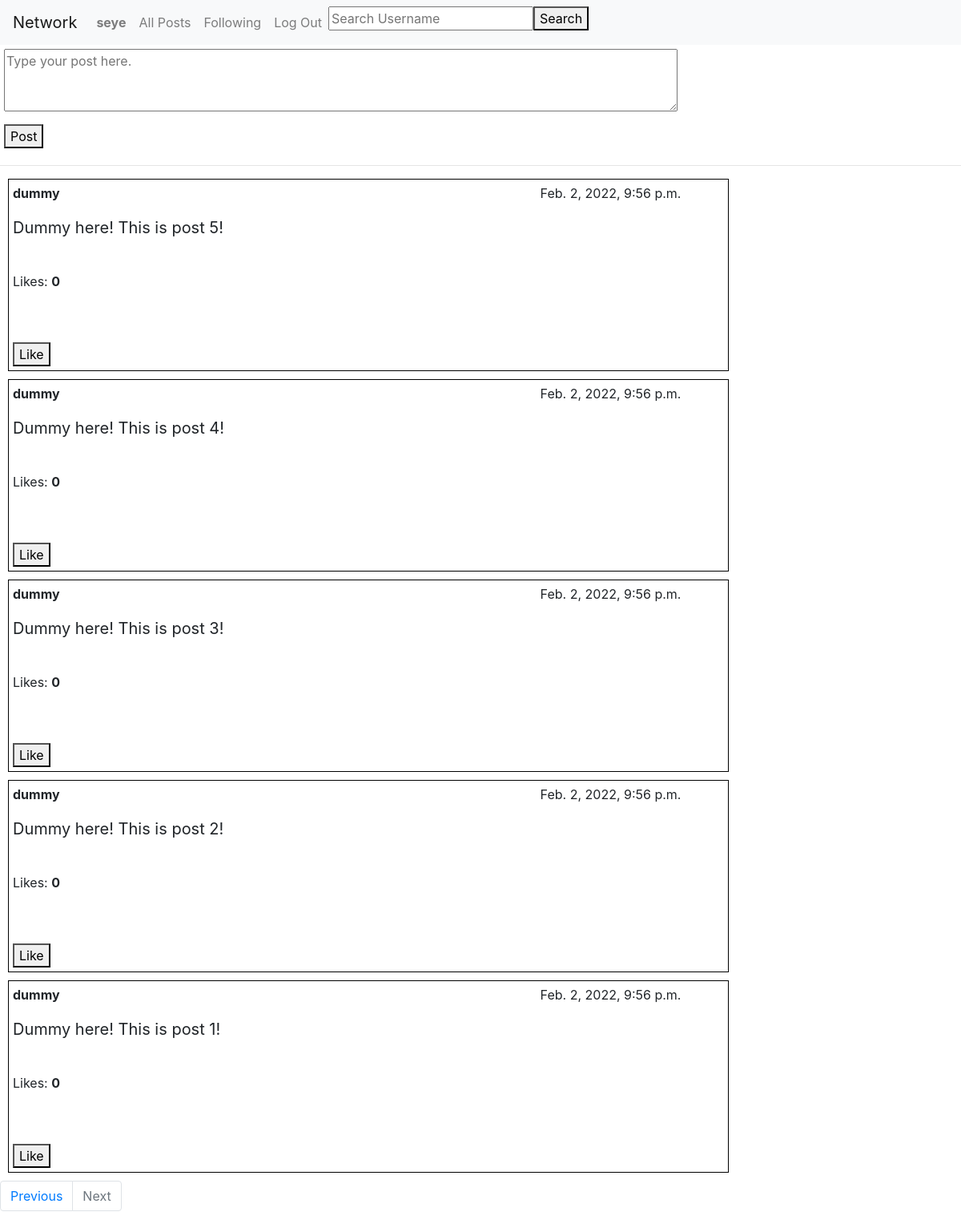
Page /?page=2 (signed in) on the committed database.
### network/models.py (models this page shows, shortened)
class User(AbstractUser):
    followers=IntegerField(default=0)
    following=IntegerField(default=0)

class Post(Model):
    username=CharField(max_length=200, null=True)
    content=TextField(null=True)
    date=DateTimeField(null=True, auto_now_add=True)
    like=IntegerField(default=0)

### network/views.py (the view, shortened to what this page needs)
# urls.py: path("", views.index, name="index"),
def index(request):
    if request.method=='POST':
        new_post=Post(username=request.user.username, content=request.POST['post_content'])
        new_post.save()
        return HttpResponseRedirect(reverse('network:index'))
    liked_data=Like.objects.all()
    if request.user.username in liked_data.values_list('user', flat=True):
        user_likes=Like.objects.filter(user=request.user.username)
        post=Post.objects.filter().order_by('-date')
        paginator = Paginator(post, 10)
        page_num = request.GET.get('page')
        page_item = paginator.get_page(page_num)
        return render(request, "network/index.html", {
        'post':page_item,
        'liked_posts':user_likes.values_list('post', flat=True)
        })

### network/templates/network/index.html (shortened to what this page needs)
{% extends "network/layout.html" %}
{% block body %}
<form class="" action="{%url 'network:index'%}" method="post">
  <div class="" style='margin:5px;'>
    <textarea name="post_content" rows="3" cols="80" placeholder="Type your post here."></textarea>
  </div>
  <button style='margin:5px;' type="submit" name="button">Post</button>
</form>
<hr>
{%for item in post%}
<div class="post" style='border: solid 1px black;margin: 10px; width:900px; padding:5px;'>
  <div class="" style="display:flex;">
    <strong>{{item.username}}</strong>
    <p style="margin-left:600px;">{{item.date}}</p>
  </div>
  <div id="content_area{{item.id}}">
    <p id='content{{item.id}}' style="font-size:20px;">{{item.content}}</p>
  </div>
  <br>
  <p>Likes: <strong id='like_count{{item.id}}'>{{item.like}}</strong></p>
  <br>
  <br>
  <div id="like_button_area{{item.id}}">
    {%if user.is_authenticated%}
    {%if item.id in liked_posts%}
    <button class='unlike_button unlike_button{{item.id}}' id='{{item.id}}' type="button" name="button">Unlike</button>
    {%else%}
    <button class='like_button' id='{{item.id}}' type="button" name="button">Like</button>
    {%endif%}
    {%endif%}
  </div>
</div>
{%endfor%}
<nav aria-label="Page navigation">
  <ul class="pagination">
    {% if post.has_previous %}
    <li class="page-item"><a class="page-link" href="?page={{post.previous_page_number}}">Previous</a></li>
    {%else%}
    <li class="page-item disabled"><a class="page-link" href="#" tabindex="-1" aria-disabled="True">Previous</a></li>
    {%endif%}
    {% if post.has_next %}
    <li class="page-item"><a class="page-link" href="?page={{post.next_page_number}}">Next</a></li>
    {% else %}
    <li class="page-item disabled"><a class="page-link" href="#" tabindex="-1" aria-disabled="True">Next</a></li>
    {%endif%}
  </ul>
</nav>
{% endblock %}

### network/templates/network/layout.html (shortened to what this page needs)
{% load static %}
<!DOCTYPE html>
<html lang="en">
    <head>
        <link rel="stylesheet" href="https://stackpath.bootstrapcdn.com/bootstrap/4.4.1/css/bootstrap.min.css">
        <link href="{% static 'network/styles.css' %}" rel="stylesheet">
    </head>
    <body>
        <nav class="navbar navbar-expand-lg navbar-light bg-light">
            <a class="navbar-brand" href="#">Network</a>
            <div>
              <ul class="navbar-nav mr-auto">
                {% if user.is_authenticated %}
                    <li class="nav-item">
                      <form class="" action="index.html" method="post">
                        <a class="nav-link" type="submit" href="{%url 'network:profile'%}"><strong>{{ user.username }}</strong></a>
                      </form>
                    </li>
                {% endif %}
                <li class="nav-item">
                  <a class="nav-link" href="{% url 'network:index' %}">All Posts</a>
                </li>
                {% if user.is_authenticated %}
                    <li class="nav-item">
                        <a class="nav-link" href="{%url 'network:following'%}">Following</a>
                    </li>
                    <li class="nav-item">
                        <a class="nav-link" href="{% url 'network:logout' %}">Log Out</a>
                    </li>
                {% endif %}
                <form class="" action="{%url 'network:other_user_profile'%}" method="get">
                  <div class="" style="display:flex;">
                    <input type="text" name="username" value="" placeholder="Search Username">
                    <button type="submit" name="button">Search</button>
                  </div>
                </form>
              </ul>
            </div>
          </nav>
        <div class="body">
            {% block body %}
            {% endblock %}
        </div>
    </body>
</html>

### rows in the picture
User: username "seye"
Post: username "dummy", date "Feb. 2, 2022, 9:56 p.m.", content "Dummy here! This is post 5!", like "0"
Post: username "dummy", date "Feb. 2, 2022, 9:56 p.m.", content "Dummy here! This is post 4!", like "0"
Post: username "dummy", date "Feb. 2, 2022, 9:56 p.m.", content "Dummy here! This is post 3!", like "0"
Post: username "dummy", date "Feb. 2, 2022, 9:56 p.m.", content "Dummy here! This is post 2!", like "0"
Post: username "dummy", date "Feb. 2, 2022, 9:56 p.m.", content "Dummy here! This is post 1!", like "0"
